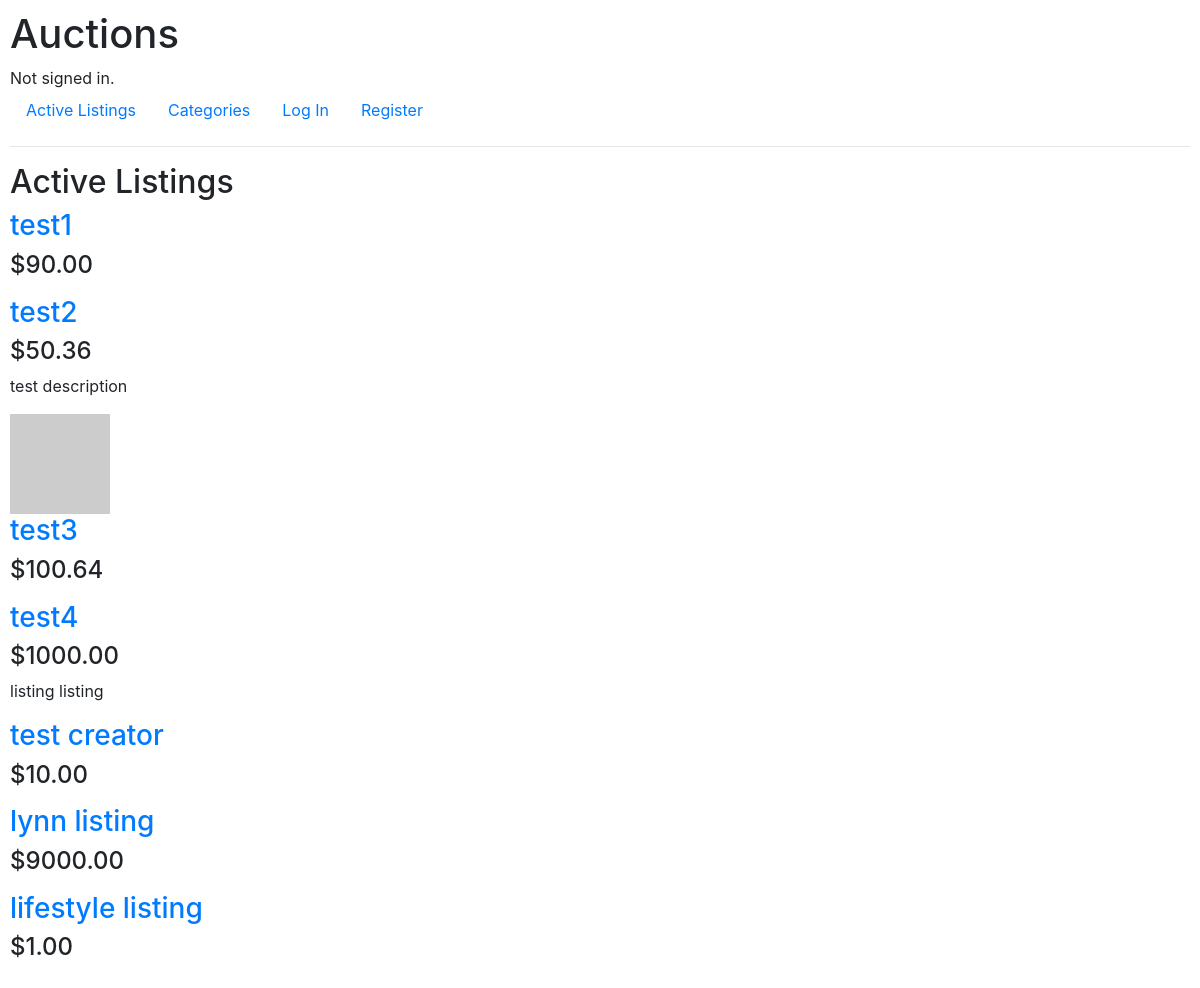
The page / on the database its author committed.
### auctions/models.py (models this page shows, shortened)
class Listing(models.Model):
    title = models.CharField(max_length=255)
    description = models.TextField()
    bid_price = models.DecimalField(decimal_places=2, max_digits=9)
    image_url = models.URLField()
    category = models.CharField(max_length=63)
    creator = models.ForeignKey(User, on_delete=models.CASCADE)
    active = models.BooleanField(default=True)

### auctions/views.py (the view)
# urls.py: path("", views.index, name="index"),
def index(request):
    listings = Listing.objects.all()
    return render(request, "auctions/index.html", {
        "listings": listings
    })

### auctions/templates/auctions/index.html
{% extends "auctions/layout.html" %}
{% block body %}
    <h2>Active Listings</h2>
    {% for listing in listings %}
        <a href="{% url 'listing' listing.pk %}"><h3>{{ listing.title }}</h3></a>
        <h4>${{ listing.bid_price }}</h4>
        <p>{{ listing.description }}</p>
        {% if listing.image_url %}
            <img src={{ listing.image_url }} alt="image of item">
        {% endif %}
    {% endfor %}
{% endblock %}

### auctions/static/auctions/styles.css (style rules this page uses)
body { padding: 10px; }

### rows shown on the page
Listing: title "test1", bid_price "90.00"
Listing: title "test2", bid_price "50.36", description "test description"
Listing: title "test3", bid_price "100.64"
Listing: title "test4", bid_price "1000.00", description "listing listing"
Listing: title "test creator", bid_price "10.00"
Listing: title "lynn listing", bid_price "9000.00"
Listing: title "lifestyle listing", bid_price "1.00"
